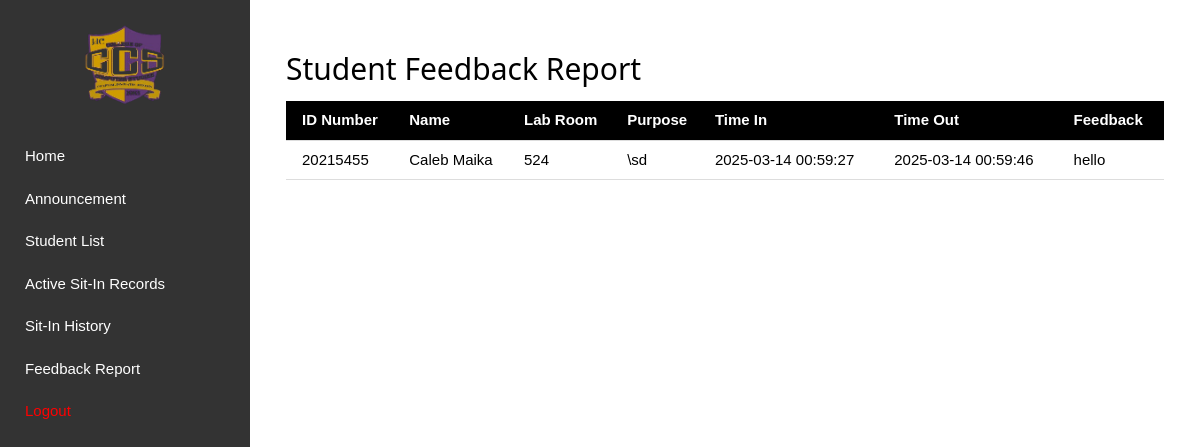
The app's page /admin/feedback_report (signed in), older data.
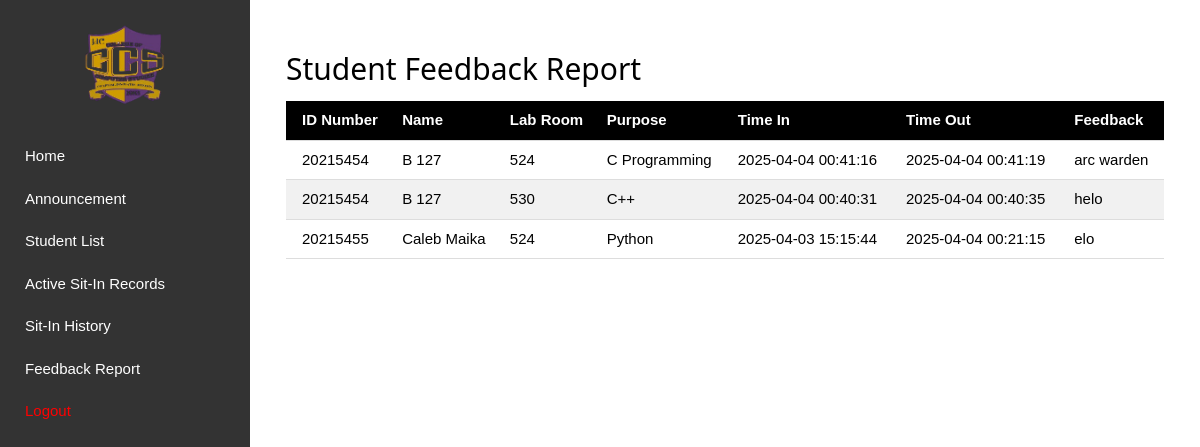
The same page, newer data.
### tables this page shows
CREATE TABLE sit_in_records(
id integer primary key autoincrement,
student_idno integer,
lab_room text,
purpose text,
sit_in_time timestamp default current_timestamp, time_out timestamp, feedback TEXT,
foreign key (student_idno) references registration(idno));

CREATE TABLE registration(
IDNO int primary key,
Lastname text,
Firstname text,
Midname text,
Course varchar(8),
Year_level varchar(1),
email text,
username text unique,
password text, address text, sessions INTEGER DEFAULT 30, profile_pic TEXT);

### main.py (the view)
@app.route('/admin/feedback_report')
def admin_feedback_report():
    if 'admin_username' not in session:
        flash("You must log in as an admin to access this page.", "error")
        return redirect(url_for('admin_login'))
    conn = get_db()
    cursor = conn.cursor()
    cursor.execute("""
        SELECT sit_in_records.*, registration.Firstname, registration.Midname, registration.Lastname
        FROM sit_in_records
        JOIN registration ON sit_in_records.student_idno = registration.IDNO
        WHERE sit_in_records.feedback IS NOT NULL
        ORDER BY sit_in_records.sit_in_time DESC
    """)
    feedback_records = cursor.fetchall()
    close_db(conn)
    return render_template('admin_feedback_report.html', feedback_records=feedback_records)

### main.py (called while the page is built)
def get_db():
    conn = sqlite3.connect(DATABASE)
    conn.row_factory = sqlite3.Row
    return conn

@app.after_request
def after_request(response):
    response.headers['Cache-Control'] = 'no-cache, no-store, must-revalidate'
    return response

### templates/admin_feedback_report.html
{% extends 'admin_base.html' %}
{% block content %}
<div class="w3-container w3-margin-top">
    <h2>Student Feedback Report</h2>
    {% if feedback_records %}
    <table class="w3-table w3-bordered w3-striped">
        <thead>
            <tr class="w3-black">
                <th>ID Number</th>
                <th>Name</th>
                <th>Lab Room</th>
                <th>Purpose</th>
                <th>Time In</th>
                <th>Time Out</th>
                <th>Feedback</th>
            </tr>
        </thead>
        <tbody>
            {% for record in feedback_records %}
            <tr>
                <td>{{ record.student_idno }}</td>
                <td>{{ record.Firstname }} {{ record.Midname }} {{ record.Lastname }}</td>
                <td>{{ record.lab_room }}</td>
                <td>{{ record.purpose }}</td>
                <td>{{ record.sit_in_time }}</td>
                <td>{{ record.time_out if record.time_out else 'Active' }}</td>
                <td>{{ record.feedback }}</td>
            </tr>
            {% endfor %}
        </tbody>
    </table>
    {% else %}
    <p class="w3-center w3-text-grey">No feedback found.</p>
    {% endif %}
</div>
{% endblock %}

Row changes from the older to the newer data that the page shows:
removed sit_in_records: student_idno "20215455", Firstname "Caleb", Lastname "Maika", lab_room "524", purpose "\\sd", sit_in_time "2025-03-14 00:59:27", time_out "2025-03-14 00:59:46", feedback "hello"
added sit_in_records: student_idno "20215454", Firstname "B", Lastname "127", lab_room "524", purpose "C Programming", sit_in_time "2025-04-04 00:41:16", time_out "2025-04-04 00:41:19", feedback "arc warden"
added sit_in_records: student_idno "20215454", Firstname "B", Lastname "127", lab_room "530", purpose "C++", sit_in_time "2025-04-04 00:40:31", time_out "2025-04-04 00:40:35", feedback "helo"
added sit_in_records: student_idno "20215455", Firstname "Caleb", Lastname "Maika", lab_room "524", purpose "Python", sit_in_time "2025-04-03 15:15:44", time_out "2025-04-04 00:21:15", feedback "elo"
